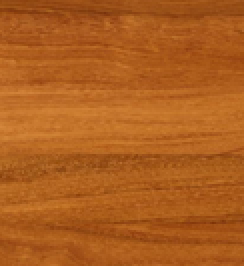
#> input picture Buoi7/patterm/patterm/train1.png, 122 x 133 px, found by its file name (shown 2 times larger)
$ python test1.py
#> lines starting #> are read from the running program, lines starting #| are printed output that depends on the picture
import cv2
import numpy as np
from sklearn.neighbors import NearestNeighbors


def resize_image(image, new_size):
    return cv2.resize(image, new_size, interpolation=cv2.INTER_AREA)


def calculate_lbp(image):
    if len(image.shape) > 2 and image.shape[2] == 3:
        gray = cv2.cvtColor(image, cv2.COLOR_BGR2GRAY)
    else:
        gray = image
    lbp = np.zeros_like(gray)
    height, width = gray.shape

    for i in range(1, height - 1):
        for j in range(1, width - 1):
            center = gray[i, j]
            code = 0
            code |= (gray[i - 1, j - 1] > center) << 7
            code |= (gray[i - 1, j] > center) << 6
            code |= (gray[i - 1, j + 1] > center) << 5
            code |= (gray[i, j + 1] > center) << 4
            code |= (gray[i + 1, j + 1] > center) << 3
            code |= (gray[i + 1, j] > center) << 2
            code |= (gray[i + 1, j - 1] > center) << 1
            code |= (gray[i, j - 1] > center) << 0
            lbp[i, j] = code

    return lbp

def search_similar_images(test_image, train_images, k):
    test_lbp = calculate_lbp(test_image)
    train_lbps = [calculate_lbp(image) for image in train_images]

    train_lbps = np.array(train_lbps).reshape(len(train_lbps), -1)
    test_lbp = test_lbp.reshape(1, -1)

    neigh = NearestNeighbors(n_neighbors=k, metric='hamming')
    neigh.fit(train_lbps)

    distances, indices = neigh.kneighbors(test_lbp)

    return indices[0]


# Thông tin về bộ dữ liệu và ảnh test
train_image_paths = ["train1.png", "train2.png", "train3.bmp", "train4.bmp", "train5.bmp", "train6.bmp", "train7.bmp",
                     "train8.bmp", "train9.bmp", "train10.bmp","train3_1.bmp","train3_2.bmp","train3_3.bmp","train3_4.bmp"]  # Đường dẫn đến các ảnh train
test_image_path = "XLAandTGMT\\Buoi7\\patterm\\patterm\\test3.bmp"  # Đường dẫn đến ảnh test

# Đọc ảnh train và ảnh test
train_images = []
for path in train_image_paths:
    image = cv2.imread("XLAandTGMT\\Buoi7\\patterm\\patterm\\"+path)
#> image is the input picture: shape (133, 122, 3); mean B, G, R 30.7, 94.5, 173.7
    if image is not None:
        train_images.append(image)

test_image = cv2.imread(test_image_path)
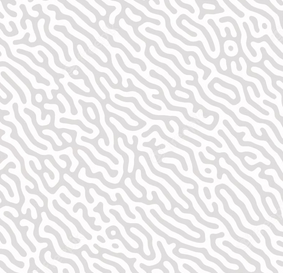
#> input picture Buoi7/patterm/patterm/test3.bmp, 283 x 273 px, found by its file name
#> test_image is the input picture: shape (273, 283, 3); mean B, G, R 237.8, 236.9, 238.6
if test_image is None:
    print("Không thể đọc ảnh test")
    exit()

# Chuyển tất cả ảnh train và test về cùng kích thước
new_size = (200, 200)
train_images = [resize_image(image, new_size) for image in train_images]
#> in resize_image (call 6), `return cv2.resize(image, new_size, interpolation=cv2.INTER_AREA)`:
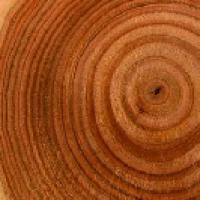
#> returned value: shape (200, 200, 3); mean of channels 0, 1, 2 26.8, 76.9, 157.5; drawn as B, G, R
test_image = resize_image(test_image, new_size)

# Tìm kiếm ảnh tương tự
k = 5  # Số lượng ảnh train
# Tìm kiếm ảnh tương tự
similar_indices = search_similar_images(test_image, train_images, k)
#> after the loop in calculate_lbp (call 4), `for i in range(1, height - 1):`:
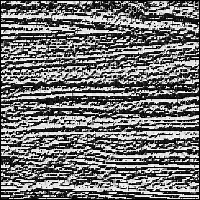
#> lbp: shape (200, 200); min 0, max 255, mean 113.4
#> after the loop in calculate_lbp (call 5), `for i in range(1, height - 1):`:
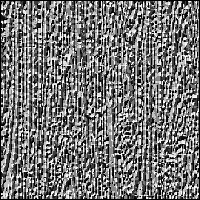
#> lbp: shape (200, 200); min 0, max 255, mean 116.3
#> after the loop in calculate_lbp (call 6), `for i in range(1, height - 1):`:
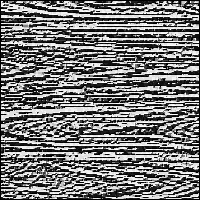
#> lbp: shape (200, 200); min 0, max 255, mean 118.1
#> in calculate_lbp (call 7), `gray = cv2.cvtColor(image, cv2.COLOR_BGR2GRAY)`:
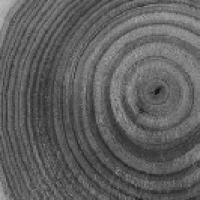
#> gray: shape (200, 200); min 9, max 184, mean 95.3
#> after the loop in calculate_lbp (call 7), `for i in range(1, height - 1):`:
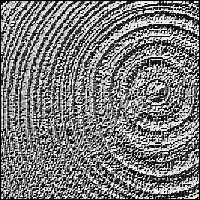
#> lbp: shape (200, 200); min 0, max 255, mean 122.1
#> in search_similar_images, `distances, indices = neigh.kneighbors(test_lbp)`: distances = [[0.951, 0.951, 0.951, 0.954, 0.954]]; indices = [[0, 1, 2, 4, 3]]

# Hiển thị ảnh test và các ảnh train tìm được
cv2.imshow("Test Image", test_image)
for i in range(k):
    similar_image = train_images[similar_indices[i]]
    cv2.imshow(f"Similar Image {i + 1}", similar_image)

cv2.waitKey(0)
cv2.destroyAllWindows()
